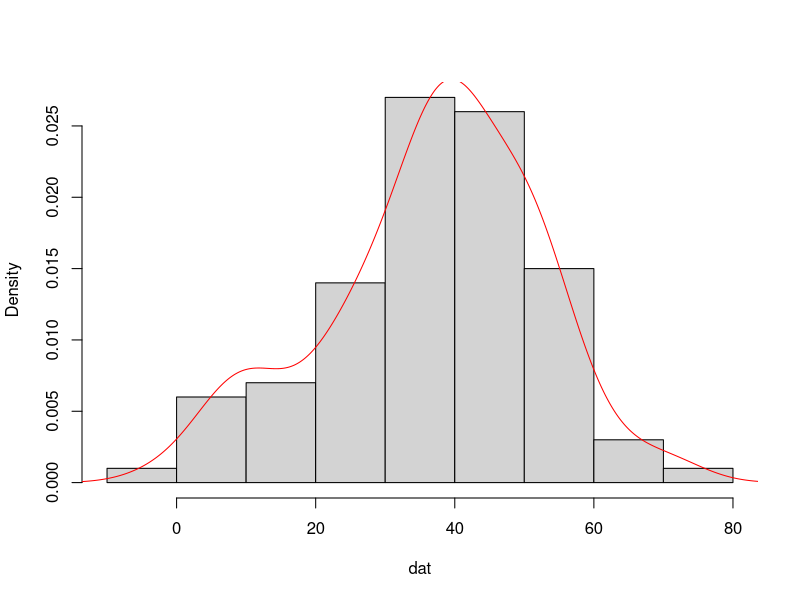
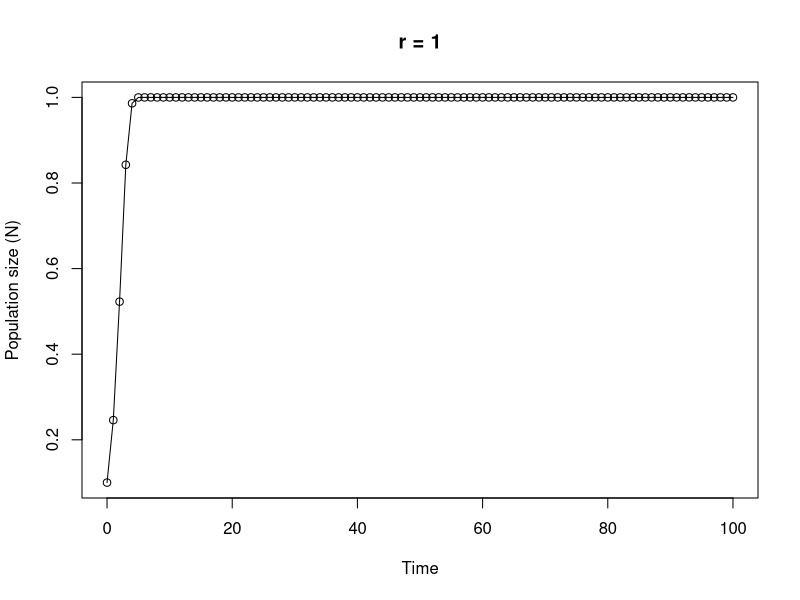

Write R code to recreate these figures, in order.
## ----Q1, results = 'asis'--------------------------------------------------------------------------------------------

# area of a circle
# the equation to calculate the area of a circle is pi * radius^2

circle.area <- function(d){ 
	pi * (d/2)^2
}

# to use your new function

circle.area(10)
# [1] 78.53982

# to test on a vector of diameters
# first create a vector with diameters ranging from 0 to 50 in steps of 10

cir.diam <- seq(from = 0, to = 50, by = 10)

# test your function

circle.area(cir.diam)
# [1]    0.00000   78.53982  314.15927  706.85835 1256.63706 1963.49541


## ----Q2, tidy = TRUE-------------------------------------------------------------------------------------------------

far.cent <- function(a){
	val <- (a-32)*5/9
	print(paste("Fahrenheit: ", round(a, digits = 3), "oF",sep = " "), quote = FALSE)# round 3dp
	print(paste("Centigrade: ", round(val, digits = 3), "oC", sep = " "), quote = FALSE)# round 3dp
}

# alternative Fahrenheit to centigrade using cat function

far.cent2 <- function(a){
	val <- (a - 32) * 5/9	#calculation
	cat("Fahrenheit: ", round(a, digits = 3), "oF", "\n")   # use cat function
	cat("Centigrade: ", round(val, digits = 3), "oC", "\n")   
}



## ----Q3--------------------------------------------------------------------------------------------------------------

# Create a vector of normally distributed data
# length 100, mean 35 and standard deviation of 29

vals <- rnorm(100, 35, 15)	# create some norm dist data mean 35, sd = 15

summary.fun <- function(dat){
	mymean <- round(mean(dat), digits = 4)      	# calc mean
	mymedian <- round(median(dat), digits = 4)    # calc median
	mymin <- round(min(dat), digits = 4)          # calc min
	mymax <- round(max(dat), digits = 4)          # calc max
	print(paste("mean:", mymean, sep = " "), quote = FALSE)     # print mean
	print(paste("median:", mymedian, sep = " "), quote = FALSE)     # print median
	print(paste("range:", "from:", mymin, "to", mymax, sep = " "), quote = FALSE) 
	dens <- density(dat)                          # estimate density curve
	hist(dat, main = "",type = "l",freq = FALSE)  # plot histogram
	lines(dens, lty = 1, col = "red")             # plot density curve
}

# use the function
summary.fun(vals)


## ----Q4--------------------------------------------------------------------------------------------------------------

# calculate a median

ourmedian <- function(x){
	n <- length(x)
	if (n %% 2 == 1)      # odd numbers
	  sort(x)[(n + 1)/2]  # find the middle number by adding 1 to length and div 2
	else {                # even numbers
	  middletwo <- sort(x)[(n/2) + 0:1]   #find the two middle numbers
	  mean(middletwo)
	  }
}

# use the function
mydat <- sample(1:50, size = 10, replace = TRUE )

# our function
ourmedian(mydat)

# R median function
median(mydat)


## ----Q5, tidy = TRUE-------------------------------------------------------------------------------------------------

# function to simulate Ricker model

Ricker.model <- function(nzero, r, time, K=1){     # sets initial parameters
  N <- numeric(time + 1)    # creates a real vector of length time+1 to store values of Nt+1
  N[1] <- nzero             # sets initial population size in first element of N
  for (i in 1:time) {				# loops over time
      N[i+1] <- N[i]*exp(r*(1 - N[i]/K))    
  }
  Time <- 0:time   					 # creates vector for x axis
  plot(Time, N, type = "o", xlim = c(0, time), xlab = "Time", ylab = "Population size (N)", main = paste("r =", r, sep=" "))   # plots     output
}

# To run
# play around with the different parameters, especially r
Ricker.model(nzero=0.1,r=1,time=100)


